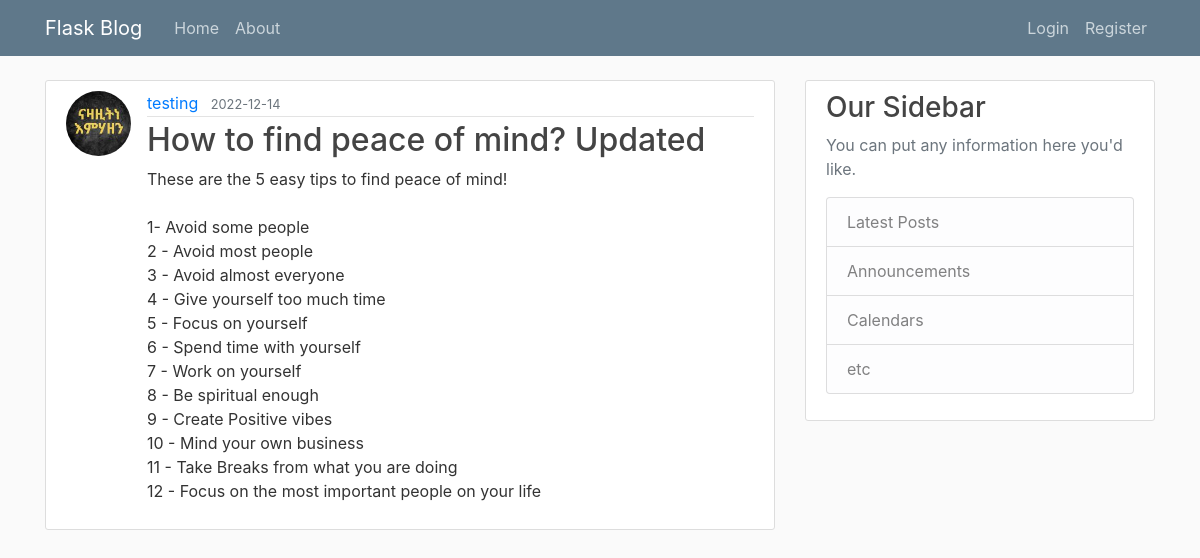
Before: /posts/1 with the older database file.
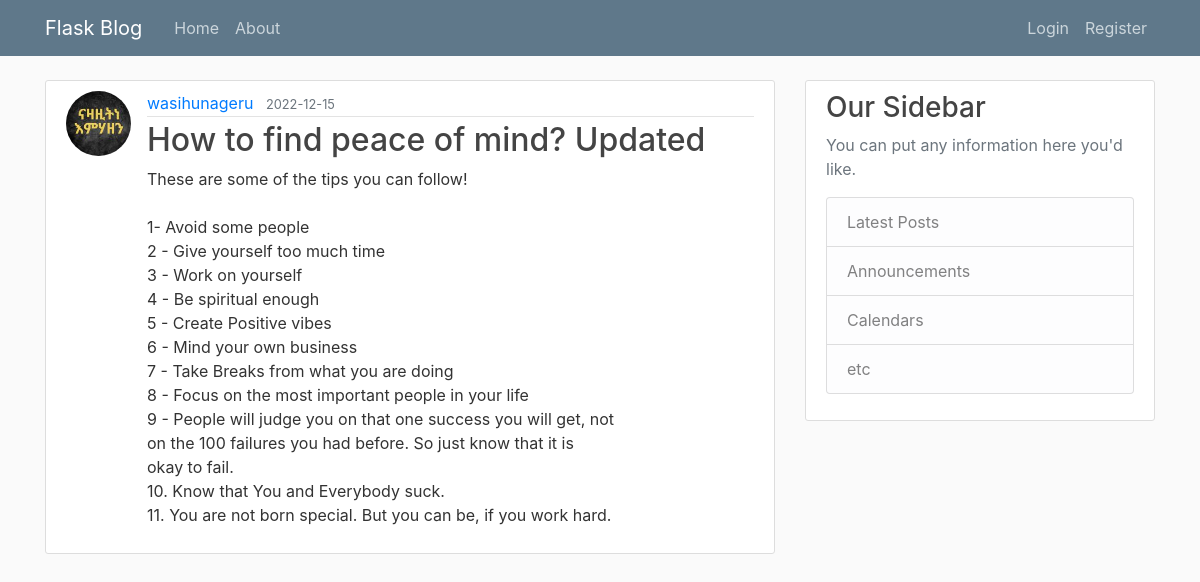
After: the same page with the newer database file.
### flaskblog/models.py (models this page shows, shortened)
class User(db.Model, UserMixin):
    id = db.Column(db.Integer, primary_key=True)
    username = db.Column(db.String(20), unique=True, nullable=False)
    email = db.Column(db.String(120), unique=True, nullable=False)
    password = db.Column(db.String(60), nullable=False)
    image = db.Column(
        db.String(20),
        nullable=False,
        default="default.jpg",
    )
    posts = db.relationship("Post", backref="author", lazy=True)

class Post(db.Model):
    id = db.Column(db.Integer, primary_key=True)
    title = db.Column(db.String(100), nullable=False, unique=True)
    date_posted = db.Column(db.DateTime, nullable=False, default=datetime.utcnow())
    content = db.Column(db.Text, nullable=False)
    user_id = db.Column(db.Integer, db.ForeignKey("user.id"), nullable=False)

### flaskblog/routes.py (the view)
@app.route("/posts/<int:post_id>")
def post(post_id):
    post = Post.query.get_or_404(post_id)
    return render_template("post.html", title=post.title, post=post)

### flaskblog/templates/post.html (shortened to what this page needs)
{% extends 'layout.html' %}
{% block content %}
<article class="media content-section">
    <img class="rounded-circle article-img"
        src="{{url_for('static', filename='profile_pictures/'+post.author.image)}}" />
        <div class="media-body">
            <div class="article-metadata">
                <a class="mr-2" href="{{ url_for('user_posts', username=post.author.username) }}">{{ post.author.username }}</a>
                <small class="text-muted">{{ post.date_posted.strftime('%Y-%m-%d') }}</small>
            </div>
            <h2 class="article-title">{{ post.title }}</h2>
            <p class="article-content">{{ post.content }}</p>
          </div>
        </article>
{% endblock content %}

Changed rows visible on the page:
changed User: author.username "testing" → "wasihunageru"
changed Post "How to find peace of mind? Updated": date_posted "2022-12-14" → "2022-12-15"; content "These are the 5 easy tips to find peace of mind! 1- Avoid some people 2 - Avoid most people 3 - Avoid almost everyone 4 - Give yourself too much time 5 - Focus on yourself 6 - Spend time with yourself 7 - Work on yourself 8 - Be spiritual enough 9 - Create Positive vibes 10 - Mind your own business 11 - Take Breaks from what you are doing 12 - Focus on the most important people on your life" → "These are some of the tips you can follow! 1- Avoid some people 2 - Give yourself too much time 3 - Work on yourself 4 - Be spiritual enough 5 - Create Positive vibes 6 - Mind your own business 7 - Take Breaks from what you are doing 8 - Focus on the most important people in your life 9 - People will judge you on that one success you will get, not on the 100 failures you had before. So just know that it is okay to fail. 10. Know that You and Everybody suck. 11. You are not born special. But you can be, if you work hard."
